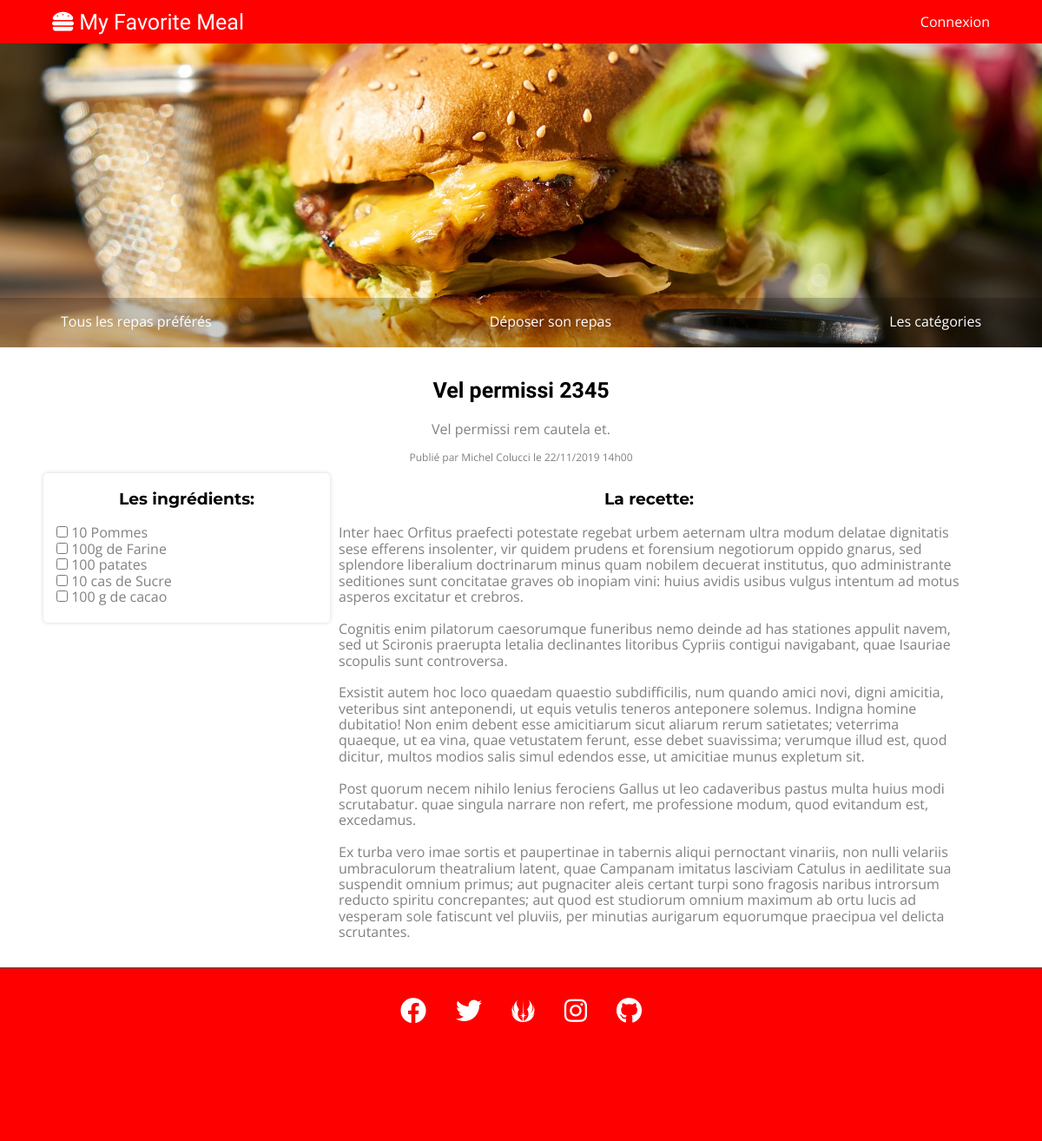
/index.php?action=showRecipe&recipeId=56, run on the app's committed database.
### tables this page shows
CREATE TABLE `recipe` (
  `id` int(10) NOT NULL,
  `title` varchar(60) NOT NULL,
  `description` tinytext NOT NULL,
  `recipe` text NOT NULL,
  `created_at` datetime NOT NULL,
  `user_id` int(10) NOT NULL,
  `category_id` int(10) NOT NULL,
  `checked` varchar(10) DEFAULT NULL
);

CREATE TABLE `user` (
  `id` int(10) NOT NULL,
  `firstname` varchar(40) NOT NULL,
  `lastname` varchar(60) NOT NULL,
  `email` varchar(128) NOT NULL,
  `password` varchar(64) NOT NULL,
  `city` varchar(50) NOT NULL,
  `created_at` datetime NOT NULL,
  `last_login_at` datetime DEFAULT NULL
);

CREATE TABLE `ingredient` (
  `id` int(10) UNSIGNED NOT NULL,
  `name` varchar(70) NOT NULL,
  `quantity` varchar(50) NOT NULL,
  `recipe_id` int(10) NOT NULL
);

### controller/showRecipe.php (called while the page is built, shortened)
<?php
try {
	$recipeModel = new RecipeModel();
	$recipe = $recipeModel->findByValidateId($_GET['recipeId']);
	$ingredients = $recipeModel->getIngredients($_GET['recipeId']);
} catch(Exception $e) {
  	$errorMessage = 'Erreur : ' . $e->getMessage();
} finally {
    if (empty($errorMessage)) {
		$errorMessage = null;
	}
};
require('view/recipeView.phtml');

### model/RecipeModel.php (called while the page is built, shortened)
<?php
class RecipeModel
{
	function __construct()
	{
		$this->db = new Database();
	}
    public function findByValidateId($id)
    {
    	$recipe = $this->db->queryOne('
    		SELECT
				title,
			    description,
			    recipe,
			    recipe.created_at,
			    user.firstname,
			    user.lastname
			FROM recipe
			INNER JOIN category ON recipe.category_id = category.id
			INNER JOIN user ON recipe.user_id = user.id
			WHERE recipe.id = ? AND recipe.checked = "ok"
		', [$id]);
		return $recipe;
    }
    public function getIngredients($recipeId)
    {
    	$sql = ('
    		SELECT
    			id,
    			name,
    			quantity
    		FROM ingredient
    		WHERE `recipe_id` = :recipeId
		');
		return $this->db->query($sql, [
			':recipeId' => $recipeId
        ]);
    }
}

### config/dbConnection.php (called while the page is built, shortened)
<?php
class Database
{
    private $pdo;
    public function __construct()
    {
        $this->pdo = new PDO (
		    'mysql:host=localhost;dbname=myfavoritemeal;charset=utf8mb4',
		    'root',
		    'root',
		    [
		        PDO::ATTR_ERRMODE            => PDO::ERRMODE_EXCEPTION,
		        PDO::ATTR_DEFAULT_FETCH_MODE => PDO::FETCH_ASSOC,
		    ]
		);
    }
    public function query($sql, array $criteria = array())
    {
        $query = $this->pdo->prepare($sql);
        $query->execute($criteria);
        return $query->fetchAll(PDO::FETCH_ASSOC);
    }
    public function queryOne($sql, array $criteria = array())
    {
        $query = $this->pdo->prepare($sql);
        $query->execute($criteria);
        return $query->fetch(PDO::FETCH_ASSOC);
    }
}

### view/recipeView.phtml (the view, shortened to what this page needs)
<section class="wrapper clearfix">
	<?php if (!isset($errorMessage)): ?>
		<h2 class="recipeTitle" ><?= htmlspecialchars($recipe['title']) ?></h2>
		<p><?= htmlspecialchars($recipe['description']) ?></p>
		<p class="smallText">Publié par <?= htmlspecialchars($recipe['firstname']) ?> <?= htmlspecialchars($recipe['lastname']) ?> le <?= date_create($recipe['created_at'])->format('d/m/Y H\hi') ?></p>
		<div class="ingredientList">
			<h3>Les ingrédients:</h3>
			<ul>
			<?php foreach ($ingredients as $ingredient) : ?>
				<li>
					<input type="checkbox" id="<?= $ingredient['id'] ?>" name="<?= $ingredient['id'] ?>">
					<label for="<?= $ingredient['id'] ?>">
						<?= htmlspecialchars($ingredient['quantity']) ?><span class="article"> de </span><span class="ingredientName"><?= htmlspecialchars($ingredient['name']) ?></span>
					</label>
				</li>
			<?php endforeach ?>
			</ul>
		</div>
		<div class="recipeText">
			<h3>La recette:</h3>
			<p><?= nl2br(htmlspecialchars($recipe['recipe'])) ?></p>
		</div>
	<?php else: ?>
		<p><?= $errorMessage ?></p>
	<?php endif ?>
</section>
<?php require('template.phtml'); ?>

### css/index.css (style rules this page uses)
* { box-sizing: border-box; }
html { font-size: 62.5%; }
body { font-size: 1.6rem; margin: 0; font-family: 'Open Sans', sans-serif; color: grey; }
h1, h2, h3, h4, h5, h6 { font-family: 'Montserrat', sans-serif; color: black; }
ul { list-style: none; }
.wrapper { max-width: 1100px; margin: 0 auto; }
.clearfix::after { content: ''; display: block; clear: both; font-size: 0; margin: 0; padding: 0; width: 100%; }
.smallText { font-size: 1.2rem; }
.recipeTitle { font-size: 2.5rem; font-family: 'Barriecito', cursive; }
.ingredientList { padding: 0 15px 5px; margin-right: 10px; border-radius: 5px; border: none; box-shadow: 0 0 5px #d7d7d7; }
.ingredientList ul { padding: 0; text-align: left; }
.recipeText p { text-align: left; }
@media (min-width: 768px) { .ingredientList { float: left; width: 30%; } }
@media (min-width: 768px) { .recipeText { float: left; width: 65%; } }

### css/form.css (style rules this page uses)
body { background-color: #f6f6f6; }
ul { padding: 0; }

### data on the page
recipe: title "Vel permissi 2345", description "Vel permissi rem cautela et.", user.firstname "Michel", user.lastname "Colucci", created_at "22/11/2019 14h00", recipe "Inter haec Orfitus praefecti potestate regebat urbem aeternam ultra modum delatae dignitatis sese efferens insolenter, vir quidem prudens et forensium negotiorum oppido gnarus, sed splendore liberalium doctrinarum minus quam nobilem decuerat institutus, quo administrante seditiones sunt concitatae graves ob inopiam vini: huius avidis usibus vulgus intentum ad motus asperos excitatur et crebros. Cognitis enim pilatorum caesorumque funeribus nemo deinde ad has stationes appulit navem, sed ut Scironis praerupta letalia declinantes litoribus Cypriis contigui navigabant, quae Isauriae scopulis sunt controversa. Exsistit autem hoc loco quaedam quaestio subdifficilis, num quando amici novi, digni…"
ingredient: quantity "10", name "Pommes"
ingredient: quantity "100g", name "Farine"
ingredient: quantity "100", name "patates"
ingredient: quantity "10 cas", name "Sucre"
ingredient: quantity "100 g", name "cacao"
